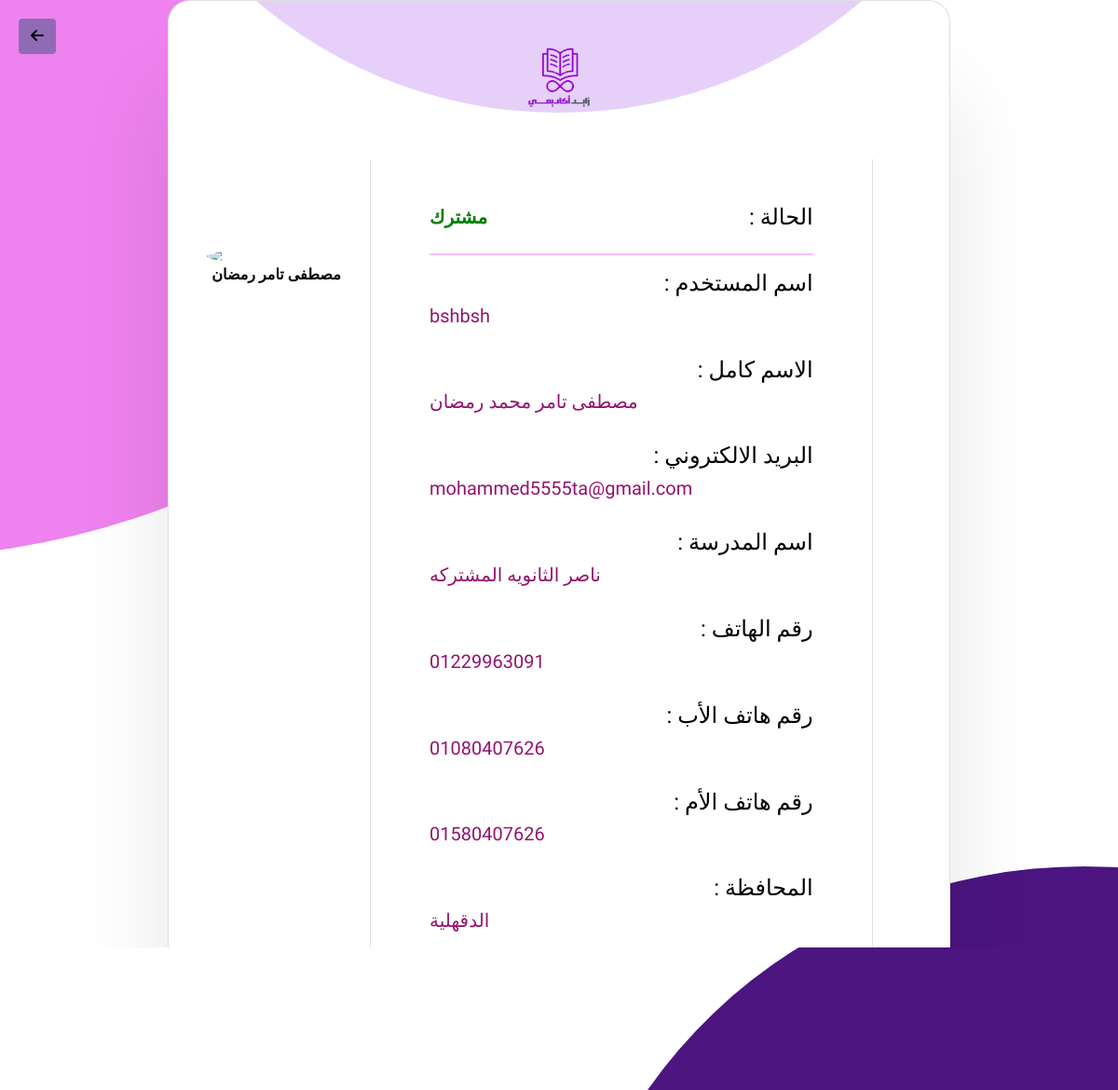
Screenshot of /profile/35/ (signed in) with the database file from the repository.
### LP_app/models.py (models this page shows, shortened)
class Student(models.Model):
    user = models.OneToOneField(User, on_delete=models.CASCADE)
    first_name = models.CharField(max_length=255, null=True, blank=True)
    second_name = models.CharField(max_length=255, null=True, blank=True)
    third_name = models.CharField(max_length=255, null=True, blank=True)
    last_name = models.CharField(max_length=255, null=True, blank=True)
    phone_num = models.CharField(max_length=20, null=True, blank=True)
    dad_num = models.CharField(max_length=255, null=True, blank=True)
    mom_num = models.CharField(max_length=255, null=True, blank=True)
    school = models.CharField(max_length=255, null=True, blank=True)
    dad_job = models.CharField(max_length=255, null=True, blank=True)
    government = models.CharField(max_length=255, null=True, blank=True)
    alsaf = models.ForeignKey(Grade ,on_delete=models.CASCADE ,null=True, blank=True)
    photo = models.ImageField(upload_to='student_photos', null=True, blank=True)
    is_verified = models.BooleanField(default=False)
    subscription_active = models.BooleanField(default=False)
    subscription_expiry = models.DateTimeField(null=True, blank=True)

### LP_app/views.py (the view)
# urls.py: path('profile/<int:pk>/', views.profile, name='profile'),
def profile(request, pk):
    if request.user.is_anonymous:
        return redirect('landing')
    else:
        if not request.user.is_staff and request.user.id != pk:
            return redirect('home')  # إعادة التوجيه إلى الصفحة الرئيسية إذا حاول المستخدم الوصول إلى ملف شخصي آخر
        else:
            student = get_object_or_404(Student, user__id=pk)
            categories = Category.objects.all()
            try:
                status = Subscription.objects.get(user=request.user)
            except:
                status = False
        context = {
            'student': student,
            'categories':categories,
            'status':status,
        }
        return render(request, 'LP_app/profile.html', context)

### LP_app/context_processor.py (called while the page is built)
def subscription_status(request):
    if request.user.is_authenticated:
        try:
            status = Subscription.objects.get(user=request.user)
        except Subscription.DoesNotExist:
            status = False
    else:
        status = False
    return {
        'status': status,
    }

### templates/LP_app/profile.html (shortened to what this page needs)
{% extends 'base.html' %}
{% block login %}
{% load static %}
<link
        rel="stylesheet"
        href="{% static 'css/login.css' %}"
        />
<body>
  <a class="btn" style="background-color:rgb(145, 106, 182); color:rgb(0, 0, 0);  position:absolute; left:0; top:0; margin:20px; font-family:'Alegreya',sans-serif;z-index:9999;" href="javascript:history.back()"><i class="fa-solid fa-arrow-left"></i></a>
  <div class="card">
    <img class="logo" src="{% static 'images/zaied-logo.png' %}">
    <div class="row">
        <div class="col-md-3 border-right">
            {% if request.user == student.user %}
            <div class="d-flex flex-column align-items-center text-center p-3 py-5">
                {% if student.photo %}
                <img class="rounded-circle mt-5" id="profileImage" width="150px" src="{{student.photo.url}}" style="cursor: pointer;">
                {% else %}
                <img class="rounded-circle mt-5" id="profileImage" width="150px" src="https://st3.depositphotos.com/15648834/17930/v/600/depositphotos_179308454-stock-illustration-unknown-person-silhouette-glasses-profile.jpg" style="cursor: pointer;">
                {% endif %}
                <input type="file" id="imageUpload" style="display: none;" accept="image/*" />
                <span class="font-weight-bold" style="font-family: 'Almarai', sans-serif;">{{student.first_name}} {{student.second_name}} {{student.last_name}}</span>
                <span style="font-family: 'Almarai', sans-serif; color:#ab3f8c;">يمكنك تغيير صورة ملفك الشخصي عند الضعط عليها</span>
                <div class="crop-photo-wrapper">
                    <img id="imageToCrop" style="max-width: 100%; display: none;"><br>
                    <button id="cropButton" class="btn" style="display: none; background-color:#9a26ae; color:#fff;">قص الصورة</button>
                </div>
            </div>
            {% else %}
            <div class="d-flex flex-column align-items-center text-center p-3 py-5">
                {% if student.photo %}
                <img class="rounded-circle mt-5" style="border-radius: 50%;" width="150px" src="{{student.photo.url}}">
                {% else %}
                <img class="rounded-circle mt-5" width="150px" src="https://st3.depositphotos.com/15648834/17930/v/600/depositphotos_179308454-stock-illustration-unknown-person-silhouette-glasses-profile.jpg">
                {% endif %}
                <span class="font-weight-bold" style="font-family: 'Almarai', sans-serif;">{{student.first_name}} {{student.second_name}} {{student.last_name}}</span>
            </div>
            {% endif %}
        </div>
        <div class="col-md-8 border-right">
            <div class="p-5 py-5" dir="rtl">
                <div class="d-flex justify-content-between align-items-center mb-3">
                    <h4 class="text-right">الحالة :</h4>
                    {% if status %}
                    <h5 class="text-right" style="color: green; font-weight: bold;">مشترك</h5>
                    {% else %}
                    <h5 class="text-right" style="color: red; font-weight: bold;">غير مشترك</h5>
                    {% endif %}
                </div>
                <hr>
                <div class="mb-3">
                    <h4 class="text-right">اسم المستخدم :</h4>
                    <h5 class="text-left" style="color: #93136f;">{{student.user.username}}</h5>
                    <br>
                    <h4 class="text-right">الاسم كامل :</h4>
                    <h5 class="text-left" style="color: #93136f;">{{student.first_name}} {{student.second_name}} {{student.third_name}} {{student.last_name}}</h5>
                    <br>
                    <h4 class="text-right">البريد الالكتروني :</h4>
                    <h5 class="text-left" style="color: #93136f;">{{student.user.email}}</h5>
                    <br>
                    <h4 class="text-right">اسم المدرسة :</h4>
                    <h5 class="text-left" style="color: #93136f;">{{student.school}}</h5>
                    <br>
                    <h4 class="text-right">رقم الهاتف :</h4>
                    <h5 class="text-left" style="color: #93136f;">{{student.phone_num}}</h5>
                    <br>
                    <h4 class="text-right">رقم هاتف الأب :</h4>
                    <h5 class="text-left" style="color: #93136f;">{{student.dad_num}}</h5>
                    <br>
                    <h4 class="text-right">رقم هاتف الأم :</h4>
                    <h5 class="text-left" style="color: #93136f;">{{student.mom_num}}</h5>
                    <br>
                    <h4 class="text-right">المحافظة :</h4>
                    <h5 class="text-left" style="color: #93136f;">{{student.government}}</h5>
                    <br>
                    <h4 class="text-right">الصف :</h4>
                    <h5 class="text-left" style="color: #93136f;">{{student.alsaf.grade}}</h5>
                    <br>
                </div>
                <hr><br>
            </div>
        </div>
    </div>
</div>
{% endblock login %}

### static/css/style.css (style rules this page uses)
body { transition: background-color 0.3s, color 0.3s; font-family: "Almarai", sans-serif; padding: 10px; }
body.light-theme { background-color: rgb(255, 255, 255); color: #000000; }
body.light-theme .card { background-color: rgb(255, 255, 255); color: #000000; }
body { margin: 0; font-family: 'Arial', sans-serif; background-color: #ffffff; color: #333333; text-align: center; }
.logo { width: 100px; height: 100px; }
hr { border: 1px solid #E207FF; background-color: #c507ff; }
h1,h2,h3,h4,h5,h6,p { font-family: "Almarai", sans-serif; }

### static/css/login.css (style rules this page uses)
* { box-sizing: border-box; }
body { display: grid; place-items: center; gap: 50px; margin: 0; height: auto; padding: 0 32px; background: #eff9ff; font-family: "Zain" sans-serif; }
@media (width >= 500px) { body { padding: 0; } }
.card { overflow: hidden; position: relative; z-index: 3; width: 94%; margin: 0 20px; padding: 170px 30px 54px; border-radius: 24px; background: #ffffff; text-align: center; box-shadow: 0 100px 100px rgb(0 0 0 / 10%); }
.card::before { content: ""; position: absolute; top: -880px; left: 50%; translate: -50% 0; width: 1000px; height: 1000px; border-radius: 50%; margin: auto; padding: auto; background: rgb(230, 208, 250); }
@media (width >= 500px) { .card { margin: 0; width: 70%; height: auto } }
.card .logo { position: absolute; top: 0; left: 50%; translate: -50% 0; width: 160px; height: 160px; }

### templates/LP_app/profile.html (style rules this page uses)
body { background: rgb(99, 39, 120); font-family: 'Almarai', sans-serif; }
a { text-decoration: none; }
hr { background-color: #93136f; color: #93136f; }

### rows the page displays
Student: first_name "مصطفى", second_name "تامر", last_name "رمضان", user.username "bshbsh", third_name "محمد", user.email "mohammed5555ta@gmail.com", school "ناصر الثانويه المشتركه", phone_num "01229963091", dad_num "01080407626", mom_num "01580407626", government "الدقهلية"
